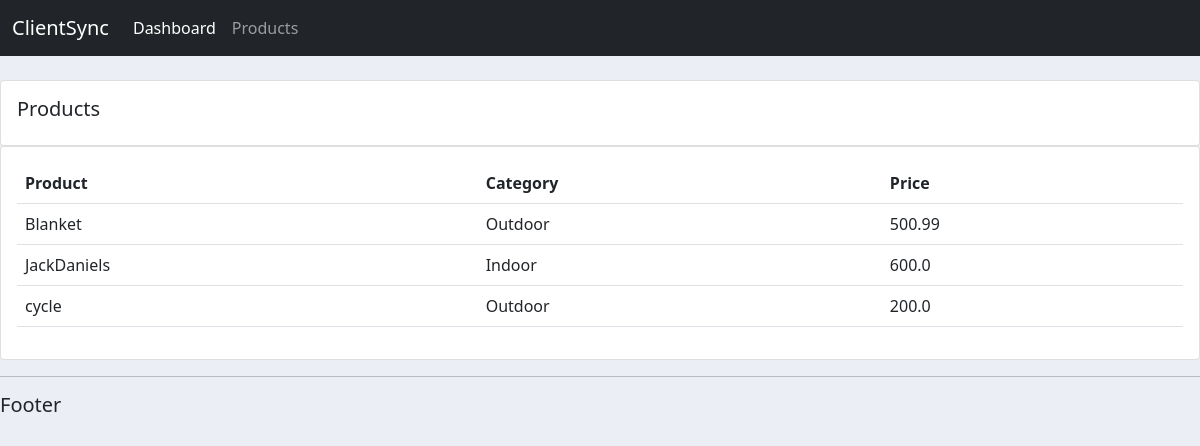
Screenshot of /products/ with the database file from the repository.
### accounts/models.py (models this page shows, shortened)
class Product(models.Model):
    CATEGORIES = (
        ('Indoor', 'Indoor'),
        ('Outdoor', 'Outdoor')
    )
    name = models.CharField(max_length=100, null=True)
    price = models.FloatField(null=True)
    category = models.CharField(max_length=100, null=True, choices=CATEGORIES)
    description = models.TextField(max_length=100, null=True)
    date_created = models.DateTimeField(auto_now_add=True)
    tags = models.ManyToManyField(Tags)

### accounts/views.py (the view)
# urls.py: path('products/', views.products, name='products'),
def products(request):
    products = Product.objects.all()
    return render(request, 'accounts/products.html',{'products':products})

### accounts/templates/accounts/products.html
{%extends 'accounts/main.html'%}
    {%block content%}
    <br>
    <div class="row">
        <div class="col-md">
            <div class="card card-body">
                <h5>Products</h5>
            </div>
            <div class="card card-body">
                <table class="table">
                    <tr>
                        <th>Product</th>
                        <th>Category</th>
                        <th>Price</th>
                    </tr>
                    {% for i in products %}
                        <tr>
                            <td>{{i.name}}</td>
                            <td>{{i.category}}</td>
                            <td>{{i.price}}</td>
                        </tr>
                    {% endfor %}
                </table>
            </div>
        </div>
    </div>
    {%endblock content%}

### static/css/main.css (style rules this page uses)
body { background-color: #ebeff5; }

### rows the page displays
Product: name "Blanket", category "Outdoor", price "500.99"
Product: name "JackDaniels", category "Indoor", price "600.0"
Product: name "cycle", category "Outdoor", price "200.0"
